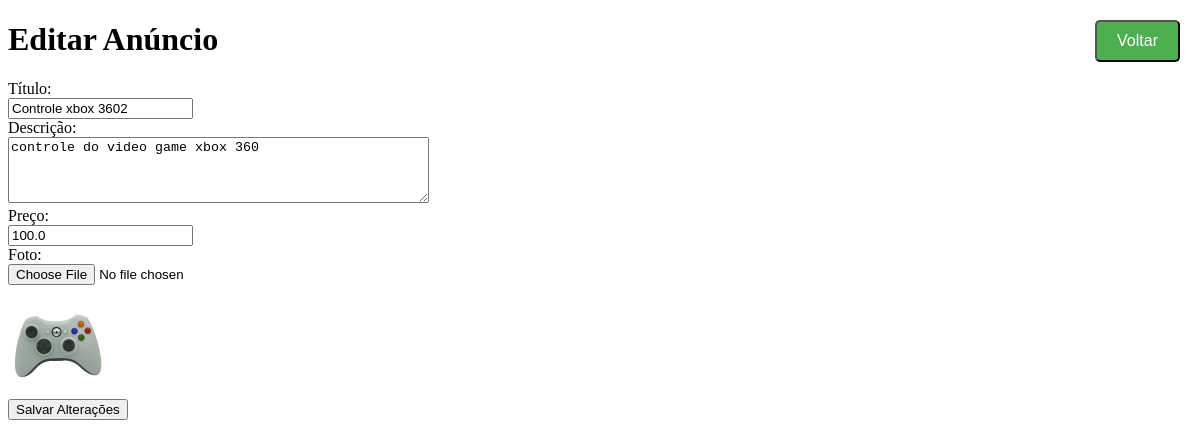
The app's page /editar_anuncio/2, older data.
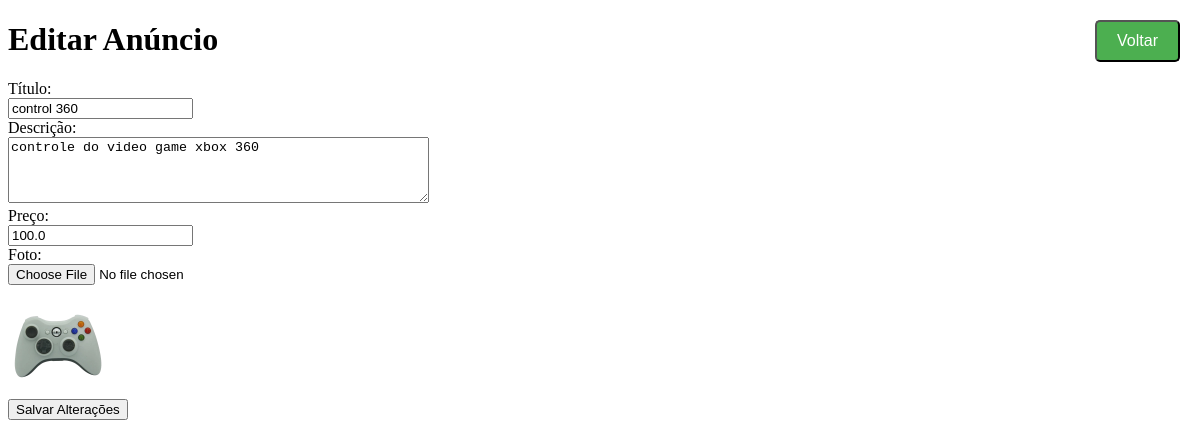
The same page, newer data.
### app.py (models this page shows, shortened)
class Anuncio(db.Model):
    id = db.Column(db.Integer, primary_key=True)
    titulo = db.Column(db.String(100),  nullable=False)
    descricao = db.Column(db.Text, nullable=False)
    preco = db.Column(db.Float, nullable=False)
    foto = db.Column(db.String(20), nullable=False, default='default.jpg')

### app.py (the view, shortened to what this page needs)
@app.route('/editar_anuncio/<int:id>', methods=['GET', 'POST'])
def editar_anuncio(id):
    anuncio = Anuncio.query.get_or_404(id)
    return render_template('editar_anuncio.html', anuncio=anuncio)

### templates/editar_anuncio.html (shortened to what this page needs)
<!DOCTYPE html>
<html lang="en">
<head>
</head>
<body>
    <h1>Editar Anúncio</h1>
    <form action="{{ url_for('editar_anuncio', id=anuncio.id) }}" method="POST" enctype="multipart/form-data">
        <label for="titulo">Título:</label><br>
        <input type="text" id="titulo" name="titulo" value="{{ anuncio.titulo }}" required><br>
        <label for="descricao">Descrição:</label><br>
        <textarea id="descricao" name="descricao" rows="4" cols="50" required>{{ anuncio.descricao }}</textarea><br>
        <label for="preco">Preço:</label><br>
        <input type="number" id="preco" name="preco" step="0.01" value="{{ anuncio.preco }}" required><br>
        <label for="foto">Foto:</label><br>
        <input type="file" id="foto" name="foto"><br>
        <img src="{{ url_for('static', filename='imagens/' + anuncio.foto) }}" alt="{{ anuncio.titulo }}" style="width:100px; height:auto; margin-top:10px;"><br>
        <button type="submit" class="btn-salvar">Salvar Alterações</button>
        <button type="button" class="btn-voltar" onclick="window.location.href='/anuncios'">Voltar</button>
    </form>
</body>
</html>

Row changes from the older to the newer data that the page shows:
changed Anuncio "controle do video game xbox 360": titulo "Controle xbox 3602" → "control 360"
